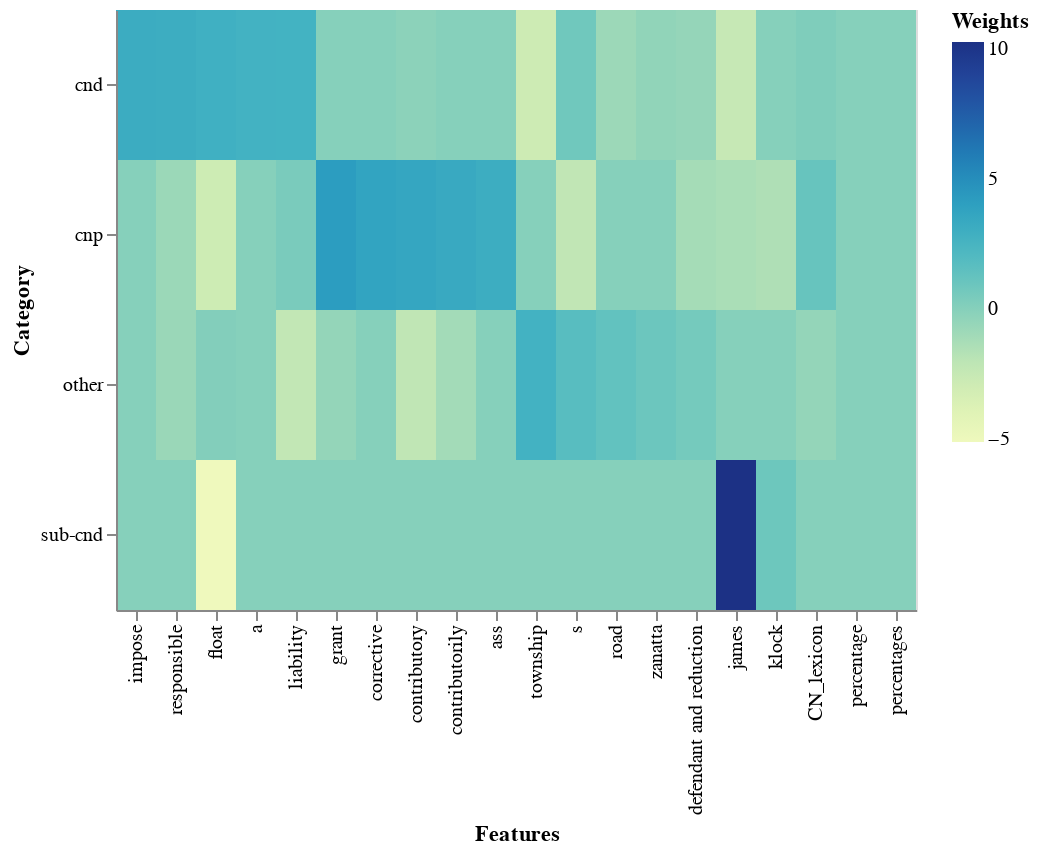

The cell this chart's notebook holds for it:
### Code cell
return_feature_heatmap(5, model_cn, vectorizer_cn)

### Figure 1 — Vega-Lite specification as saved in the notebook (floating-point values rounded to 4 significant figures)
{"$schema": "https://vega.github.io/schema/vega-lite/v3.4.0.json", "config": {"mark": {"tooltip": null}, "view": {"height": 300, "width": 400}}, "data": {"name": "data-0cd5f29742ff9216c884fc42a2f11339"}, "datasets": {"data-0cd5f29742ff9216c884fc42a2f11339": [{"Category": "cnd", "Features": "impose", "Weights": 3.127}, {"Category": "cnd", "Features": "responsible", "Weights": 3.084}, {"Category": "cnd", "Features": "float", "Weights": 2.85}, {"Category": "cnd", "Features": "a", "Weights": 2.693}, {"Category": "cnd", "Features": "liability", "Weights": 2.672}, {"Category": "cnd", "Features": "grant", "Weights": 0}, {"Category": "cnd", "Features": "corrective", "Weights": 0}, {"Category": "cnd", "Features": "contributory", "Weights": -0.2337}, {"Category": "cnd", "Features": "contributorily", "Weights": 0}, {"Category": "cnd", "Features": "ass", "Weights": 0}, {"Category": "cnd", "Features": "township", "Weights": -2.866}, {"Category": "cnd", "Features": "s", "Weights": 0.7704}, {"Category": "cnd", "Features": "road", "Weights": -0.7914}, {"Category": "cnd", "Features": "zanatta", "Weights": -0.4012}, {"Category": "cnd", "Features": "defendant and reduction", "Weights": -0.5363}, {"Category": "cnd", "Features": "james", "Weights": -2.486}, {"Category": "cnd", "Features": "klock", "Weights": 0}, {"Category": "cnd", "Features": "CN_lexicon", "Weights": 0.2539}, {"Category": "cnd", "Features": "percentage", "Weights": 0}, {"Category": "cnd", "Features": "percentages", "Weights": 0}, {"Category": "cnp", "Features": "impose", "Weights": 0}, {"Category": "cnp", "Features": "responsible", "Weights": -0.7849}, {"Category": "cnp", "Features": "float", "Weights": -2.891}, {"Category": "cnp", "Features": "a", "Weights": 0}, {"Category": "cnp", "Features": "liability", "Weights": 0.4091}, {"Category": "cnp", "Features": "grant", "Weights": 4.14}, {"Category": "cnp", "Features": "corrective", "Weights": 3.725}, {"Category": "cnp", "Features": "contributory", "Weights": 3.567}, {"Category": "cnp", "Features": "contributorily", "Weights": 3.321}, {"Category": "cnp", "Features": "ass", "Weights": 3.046}, {"Category": "cnp", "Features": "township", "Weights": 0}, {"Category": "cnp", "Features": "s", "Weights": -2.226}, {"Category": "cnp", "Features": "road", "Weights": 0}, {"Category": "cnp", "Features": "zanatta", "Weights": 0}, {"Category": "cnp", "Features": "defendant and reduction", "Weights": -1.152}, {"Category": "cnp", "Features": "james", "Weights": -1.342}, {"Category": "cnp", "Features": "klock", "Weights": -1.516}, {"Category": "cnp", "Features": "CN_lexicon", "Weights": 1.105}, {"Category": "cnp", "Features": "percentage", "Weights": 0}, {"Category": "cnp", "Features": "percentages", "Weights": 0}, {"Category": "other", "Features": "impose", "Weights": 0}, {"Category": "other", "Features": "responsible", "Weights": -0.7277}, {"Category": "other", "Features": "float", "Weights": 0.1193}, {"Category": "other", "Features": "a", "Weights": 0}, {"Category": "other", "Features": "liability", "Weights": -2.307}, {"Category": "other", "Features": "grant", "Weights": -0.5153}, {"Category": "other", "Features": "corrective", "Weights": 0}, {"Category": "other", "Features": "contributory", "Weights": -2.203}, {"Category": "other", "Features": "contributorily", "Weights": -1.057}, {"Category": "other", "Features": "ass", "Weights": 0}, {"Category": "other", "Features": "township", "Weights": 2.708}, {"Category": "other", "Features": "s", "Weights": 1.742}, {"Category": "other", "Features": "road", "Weights": 1.336}, {"Category": "other", "Features": "zanatta", "Weights": 0.9349}, {"Category": "other", "Features": "defendant and reduction", "Weights": 0.5857}, {"Category": "other", "Features": "james", "Weights": 0}, {"Category": "other", "Features": "klock", "Weights": 0}, {"Category": "other", "Features": "CN_lexicon", "Weights": -0.5146}, {"Category": "other", "Features": "percentage", "Weights": 0}, {"Category": "other", "Features": "percentages", "Weights": 0}, {"Category": "sub-cnd", "Features": "impose", "Weights": 0}, {"Category": "sub-cnd", "Features": "responsible", "Weights": 0}, {"Category": "sub-cnd", "Features": "float", "Weights": -5.124}, {"Category": "sub-cnd", "Features": "a", "Weights": 0}, {"Category": "sub-cnd", "Features": "liability", "Weights": 0}, {"Category": "sub-cnd", "Features": "grant", "Weights": 0}, {"Category": "sub-cnd", "Features": "corrective", "Weights": 0}, {"Category": "sub-cnd", "Features": "contributory", "Weights": 0}, {"Category": "sub-cnd", "Features": "contributorily", "Weights": 0}, {"Category": "sub-cnd", "Features": "ass", "Weights": 0}, {"Category": "sub-cnd", "Features": "township", "Weights": 0}, {"Category": "sub-cnd", "Features": "s", "Weights": 0}, {"Category": "sub-cnd", "Features": "road", "Weights": 0}, {"Category": "sub-cnd", "Features": "zanatta", "Weights": 0}, {"Category": "sub-cnd", "Features": "defendant and reduction", "Weights": 0}, {"Category": "sub-cnd", "Features": "james", "Weights": 10.27}, {"Category": "sub-cnd", "Features": "klock", "Weights": 0.8745}, {"Category": "sub-cnd", "Features": "CN_lexicon", "Weights": 0}, {"Category": "sub-cnd", "Features": "percentage", "Weights": 0}, {"Category": "sub-cnd", "Features": "percentages", "Weights": 0}]}, "encoding": {"color": {"field": "Weights", "type": "quantitative"}, "x": {"bin": false, "field": "Features", "sort": null, "type": "nominal"}, "y": {"field": "Category", "sort": {"field": "Category", "order": "ascending"}, "type": "nominal"}}, "mark": "rect"}
